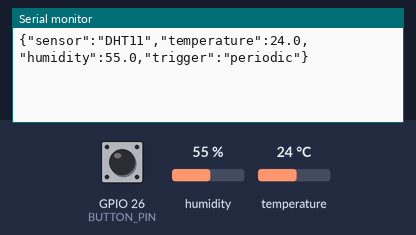
This sketch was run on a simulated ESP32. Parts: the last lines printed to the serial monitor. The inputs (shaded band) are chosen by the test bench; at power-on: GPIO 26 (BUTTON_PIN) HIGH, humidity 55 %, temperature 24 °C.

Above: at 3.2 s.
3.3 s: GPIO 26 (BUTTON_PIN) pulled LOW for 0.15 s
At 3.8 s:
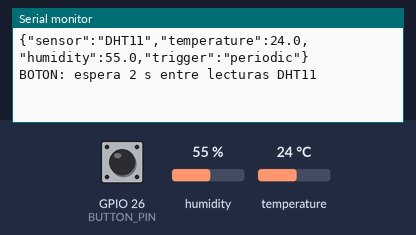
4.9 s: GPIO 26 (BUTTON_PIN) pulled LOW for 1 s
At 5.9 s:
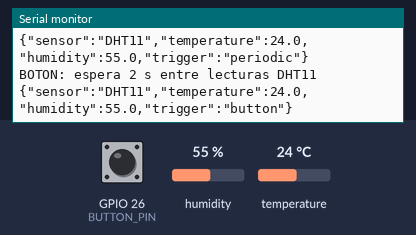

The sketch:

prueba2_dht11_boton_serial.ino
```cpp
// Prueba 2: DHT11 en D27/GPIO27 y pulsador en D26/GPIO26 + GND.
// El boton pide una lectura adicional; tambien se lee cada 10 segundos.
// USB/Serial a 115200: hardware/prueba2_mi_cuarto.py envia las lecturas a CCS.
// Biblioteca: DHT sensor library de Adafruit y Adafruit Unified Sensor.

#include <DHT.h>

constexpr int DHT_PIN = 27;
constexpr int BUTTON_PIN = 26;
constexpr unsigned long READ_INTERVAL_MS = 10000;
constexpr unsigned long DHT_MIN_INTERVAL_MS = 2000;
constexpr unsigned long DEBOUNCE_MS = 40;

DHT dht(DHT_PIN, DHT11);
unsigned long last_read_ms = 0;
unsigned long last_button_change_ms = 0;
bool last_button_raw = HIGH;
bool button_stable = HIGH;

void readAndPrint(const char* trigger) {
  last_read_ms = millis();
  float humidity = dht.readHumidity();
  float temperature = dht.readTemperature();
  if (isnan(humidity) || isnan(temperature)) {
    Serial.println("DHT11: lectura fallida; revisar 3V3, D27 y GND");
    return;
  }
  Serial.printf(
      "{\"sensor\":\"DHT11\",\"temperature\":%.1f,\"humidity\":%.1f,\"trigger\":\"%s\"}\n",
      temperature, humidity, trigger);
}

void setup() {
  Serial.begin(115200);
  pinMode(BUTTON_PIN, INPUT_PULLUP);
  dht.begin();
  delay(DHT_MIN_INTERVAL_MS);
  readAndPrint("periodic");
}

void loop() {
  const unsigned long now = millis();
  const bool raw = digitalRead(BUTTON_PIN);
  if (raw != last_button_raw) {
    last_button_change_ms = now;
    last_button_raw = raw;
  }
  if (now - last_button_change_ms >= DEBOUNCE_MS && raw != button_stable) {
    button_stable = raw;
    if (button_stable == LOW) {
      if (now - last_read_ms >= DHT_MIN_INTERVAL_MS) {
        readAndPrint("button");
      } else {
        Serial.println("BOTON: espera 2 s entre lecturas DHT11");
      }
    }
  }
  if (now - last_read_ms >= READ_INTERVAL_MS) {
    readAndPrint("periodic");
  }
  delay(5);
}
```

Measured:
- after the input at 3.3 s, the serial monitor: prints a new line at once (image 1)
- after the input at 4.9 s, the serial monitor: prints a new line after 0.07 s (image 2)
